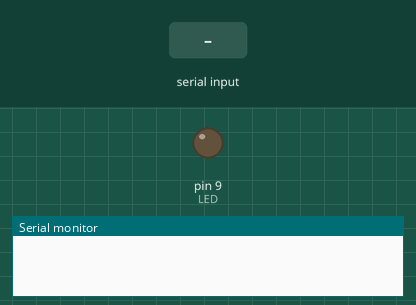
This sketch was run on a simulated Arduino Uno, built with avr-gcc and run on an emulated ATmega328P. On the bench: output pins drawn as LEDs (lit = HIGH), the last lines printed to the serial monitor. Inputs (shaded band) come from the test bench.

Above: at 1.2 s.
1.3 s: "a" received over Serial
At 1.7 s:
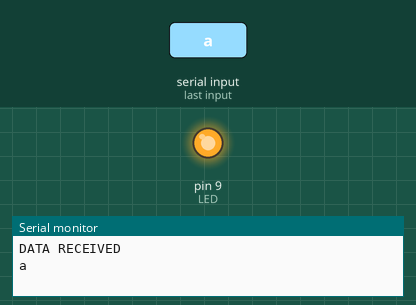
2.8 s: "b" received over Serial
At 4.0 s:
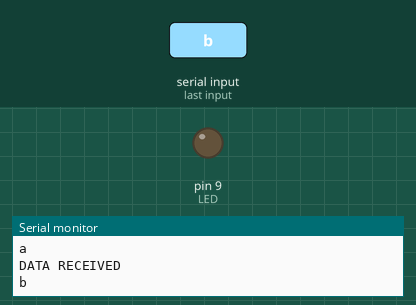
Timing chart, 0 to 5.8 s (numbered marks = the images above; inputs shaded):
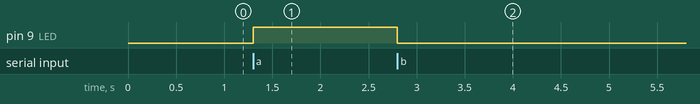

Measured:
- after the input at 1.3 s, pin 9 (LED): LOW → HIGH at once
- after the input at 2.8 s, pin 9 (LED): HIGH → LOW at once

The sketch:

bluetooth.ino
```cpp
char ble_val;
int LED = 9;

void setup() {
  Serial.begin(9600);
  pinMode(LED, OUTPUT);


}

void loop() {
  if (Serial.available() > 0) { //Si hay datos
    ble_val = Serial.read(); //Leer datos del serial port buffer
    Serial.println("DATA RECEIVED");
    Serial.println(ble_val);
    if(ble_val == 'a') {
      digitalWrite(LED, HIGH);
    }
    if (ble_val == 'b') {
      digitalWrite(LED, LOW);
    }
  }

}
```
